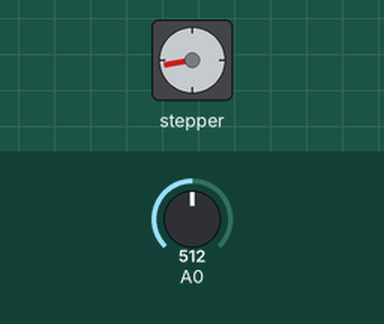
The sketch below on a simulated Arduino Uno, built with avr-gcc and run on an emulated ATmega328P. On the bench: stepper motor. Inputs (shaded band) come from the test bench; at power-on: A0 = 512. Stepper angles assume 200 steps per turn.

Above: at 1.2 s.
1.3 s: A0 set to 716
At 1.67 s:
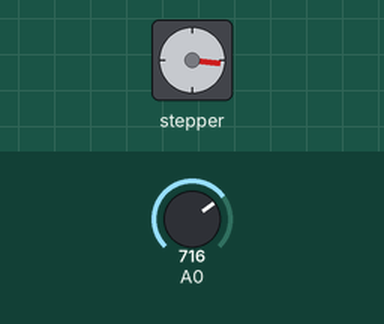
4.3 s: A0 set to 192
7.3 s: A0 set to 158
At 7.3 s:
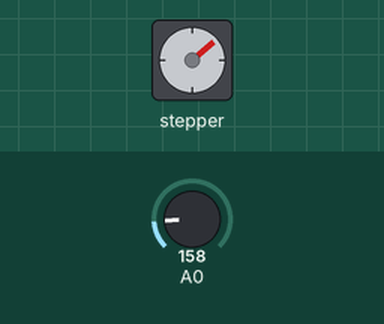
8.8 s: A0 set to 306
At 9.26 s:
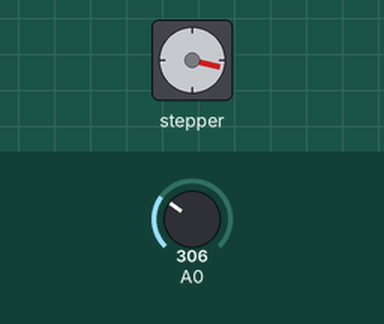
11.8 s: A0 set to 511
Timing chart, 0 to 18.8 s (numbered marks = the images above; inputs shaded):
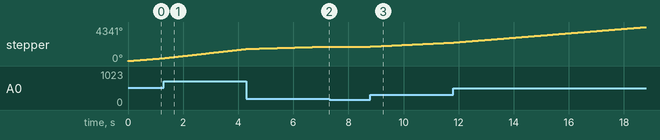

Measured:
- the behaviour switches between 174 and 173 on A0 (found by bisection; images 1 and 2)
- after the input at 7.3 s, stepper: stops changing and stays 1850°
- after the input at 8.8 s, stepper: keeps turning clockwise at about 170°/s, starting at once

The sketch:

task_3_stepper_motor.ino
```cpp
#include <Stepper.h>

const int stepsPerRevolution = 200;

Stepper myStepper(stepsPerRevolution, 8, 9, 10, 11);

int stepCount = 15;  //

void setup() {
}

void loop() {

  int sensorReading = analogRead(A0);

  int motorSpeed = map(sensorReading, 12, 1023, 0, 100);

  if (motorSpeed > 15) {
    myStepper.setSpeed(motorSpeed);

    myStepper.step(stepsPerRevolution / 100);
  }
}
```
